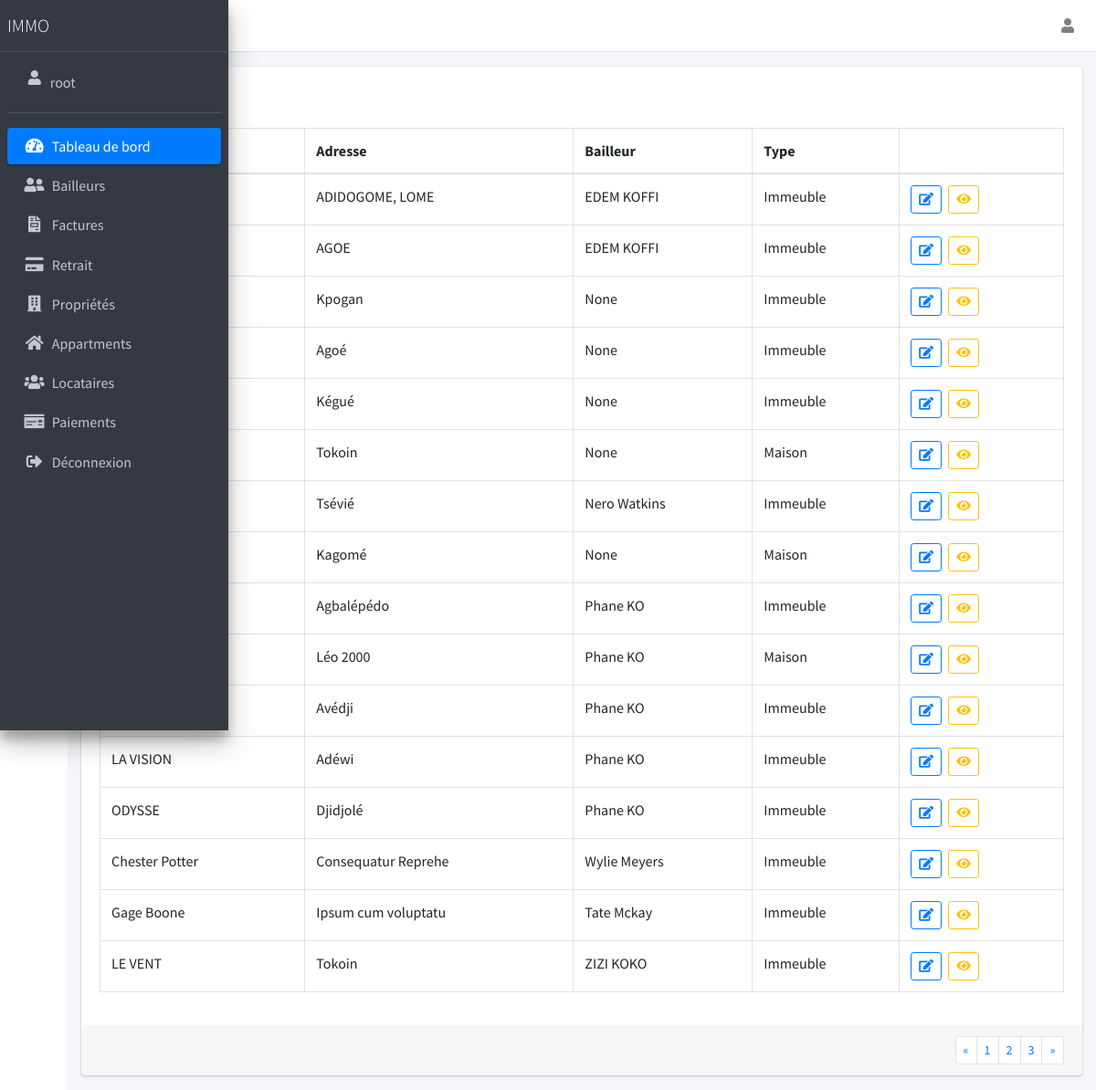
Screenshot of /building/list (signed in) with the database file from the repository.
### manager/models.py (models this page shows, shortened)
class Building(models.Model):
    name = models.CharField(max_length=200)
    slug = models.CharField(max_length=200)
    address = models.CharField(max_length=200)
    description = models.TextField()
    date_create = models.DateTimeField(auto_now_add=True, null=True)
    contract_file_path = models.FileField(upload_to="contrat")
    building_type = models.ForeignKey(
        BuildingType, on_delete=models.SET_NULL, null=True, blank=True)
    landlord = models.ForeignKey(
        ImmoUser, on_delete=models.SET_NULL, null=True, blank=True)

class ImmoUser(models.Model):
    user = models.OneToOneField(User, on_delete=models.CASCADE)
    phone_number = models.CharField(max_length=200)
    address = models.CharField(max_length=200)
    date_create = models.DateTimeField(auto_now_add=True, null=True)
    id_file_path = models.FileField(upload_to="document")
    role = models.ForeignKey(
        ImmoRole, on_delete=models.SET_NULL, null=True, blank=True)
    def __str__(self):
        return self.user.first_name +  ' ' + self.user.last_name

class BuildingType(models.Model):
    name = models.CharField(max_length=200)
    slug = models.CharField(max_length=200)
    description = models.CharField(max_length=200, null=True, blank=True)
    date_create = models.DateTimeField(auto_now_add=True, null=True)
    def __str__(self):
        return self.name

### manager/views.py (the view)
# urls.py: path('building/list', views.getBuildings, name="buildingList"),
@login_required(login_url='/login')
def getBuildings(request):
    auth_user = request.user
    buildings = []
    if auth_user.is_staff:
        buildings = Building.objects.all()
    else:
        immou = ImmoUser.objects.get(user=auth_user)
        temp_buildings = Building.objects.filter(landlord=immou).all()
        for building in temp_buildings:
                buildings.append(building)
    context = {
        'buildings' : buildings
    }
    return render(request, 'components/building/list.html', context)

### manager/templates/components/building/list.html (shortened to what this page needs)
{% extends 'app.html' %}
{% load static %}
{% block content %}
<section class="content">
    <div class="container-fluid">
        <div class="row">
            <div class="col-12 mt-3">
                <div class="card">
                    <div class="card-body">
                        <div class="table-responsive">
                            <a onclick="history.back()" class="btn btn-outline-danger btn-sm mb-3">
                            </a>
                            <table class="table table-bordered">
                                <thead>
                                    <tr>
                                        <th>Nom</th>
                                        <th>Adresse</th>
                                        {% if user.is_staff %}
                                        <th>Bailleur</th>
                                        {%endif%}
                                        <th>Type</th>
                                        <th></th>
                                    </tr>
                                </thead>
                                <tbody>
                                    {% for building in buildings %}
                                    <tr>
                                        <td>{{ building.name }}</td>
                                        <td>{{ building.address }}</td>
                                        {% if user.is_staff %}
                                            <td>{{ building.landlord }}</td>
                                        {%endif%}
                                        <td>{{ building.building_type }}</td>
                                        <td>
                                            {% if user.is_staff %}
                                            <a href="{% url 'buildingEdit' pk=building.id %}" class="btn btn-outline-primary btn-sm mr-1">
                                                <i class="fas fa-edit"></i>
                                            </a>
                                            {%endif%}
                                            <a href="{% url 'buildingDetail' pk=building.id %}" class="btn btn-outline-warning btn-sm mr-1">
                                                <i class="fas fa-eye"></i>
                                            </a>
                                        </td>
                                    </tr>
                                    {% endfor %}
                                </tbody>
                            </table>
                        </div>
                    </div>
                    <div class="card-footer clearfix">
                        <ul class="pagination pagination-sm m-0 float-right">
                            <li class="page-item"><a class="page-link" href="#">&laquo;</a></li>
                            <li class="page-item"><a class="page-link" href="#">1</a></li>
                            <li class="page-item"><a class="page-link" href="#">2</a></li>
                            <li class="page-item"><a class="page-link" href="#">3</a></li>
                            <li class="page-item"><a class="page-link" href="#">&raquo;</a></li>
                        </ul>
                    </div>
                </div>
            </div>
        </div>
    </div>
</section>
{% endblock %}

### manager/templates/partials/aside.html (shortened to what this page needs)
{% load static %}
<aside class="main-sidebar sidebar-dark-primary elevation-4">
    <a href="{% url 'home' %}" class="brand-link">
        <span class="brand-text font-weight-light">IMMO</span>
    </a>
    <div class="sidebar">
        <div class="user-panel mt-3 pb-3 mb-3 d-flex">
            <div class="image">
                <i class="fas fa-user" style="color:#c2c7d0 !important; margin-left:10px !important;"></i>
            </div>
            <div class="info">
              <a href="#" class="d-block" style="color:#c2c7d0 !important; text-align:center;">{{user.username}}</a>
            </div>
        </div>
        <nav class="mt-2">
            <ul class="nav nav-pills nav-sidebar flex-column" data-widget="treeview" role="menu" data-accordion="false">
                <li class="nav-item menu-open">
                    <a href="{% url 'home' %}" class="nav-link active">
                        <i class="nav-icon fas fa-tachometer-alt"></i>
                        <p>
                            Tableau de bord
                        </p>
                    </a>
                </li>
                {% if user.is_staff %}
                    <li class="nav-item">
                        <a href="{% url 'landlordList' %}" class="nav-link">
                        <i class="nav-icon fas fa-user-friends"></i>
                        <p>
                            Bailleurs
                        </p>
                        </a>
                    </li>
                    <li class="nav-item">
                        <a href="{% url 'billList' %}" class="nav-link">
                        <i class="nav-icon fas fa-file-invoice"></i>
                        <p>
                            Factures
                        </p>
                        </a>
                    </li>
                    <li class="nav-item">
                        <a href="{% url 'retraiList' %}" class="nav-link  ">
                        <i class="nav-icon fas fa-credit-card"></i>
                        <p>
                            Retrait
                        </p>
                        </a>
                    </li>
                {% endif %}
                {% if request.user.immouser.role.id != 2 or  user.is_staff %}
                    <li class="nav-item">
                        <a href="{% url 'buildingList' %}" class="nav-link">
                        <i class="nav-icon fas fa-building"></i>
                        <p>
                            Propriétés
                        </p>
                        </a>
                    </li>
                    <li class="nav-item">
                        <a href="{% url 'appartmentList' %}" class="nav-link">
                        <i class="nav-icon fas fa-home"></i>
                        <p>
                            Appartments
                        </p>
                        </a>
                    </li>
                    <li class="nav-item">
                        <a href="{% url 'tenantList' %}" class="nav-link  ">
                        <i class="nav-icon fas fa-users"></i>
                        <p>
                            Locataires
                        </p>
                        </a>
                    </li>
                    <li class="nav-item">
                        <a href="{% url 'paymentList' %}" class="nav-link">
                            <i class="nav-icon fas fa-money-check"></i>
                            <p>
                                Paiements
                            </p>
                        </a>
                    </li>
                {% endif %}
                <li class="nav-item">
                    <a href="{% url 'logout' %}" class="nav-link">
                    <i class="nav-icon fas fa-sign-out-alt"></i>
                    <p>
                        Déconnexion
                    </p>
                    </a>
                </li>
            </ul>
        </nav>
    </div>
</aside>

### rows the page displays
Building: address "ADIDOGOME, LOME", landlord "EDEM KOFFI", building_type "Immeuble"
Building: address "AGOE", landlord "EDEM KOFFI", building_type "Immeuble"
Building: address "Kpogan", landlord "None", building_type "Immeuble"
Building: address "Agoé", landlord "None", building_type "Immeuble"
Building: address "Kégué", landlord "None", building_type "Immeuble"
Building: address "Tokoin", landlord "None", building_type "Maison"
Building: address "Tsévié", landlord "Nero Watkins", building_type "Immeuble"
Building: address "Kagomé", landlord "None", building_type "Maison"
Building: address "Agbalépédo", landlord "Phane KO", building_type "Immeuble"
Building: address "Léo 2000", landlord "Phane KO", building_type "Maison"
Building: address "Avédji", landlord "Phane KO", building_type "Immeuble"
Building: name "LA VISION", address "Adéwi", landlord "Phane KO", building_type "Immeuble"
Building: name "ODYSSE", address "Djidjolé", landlord "Phane KO", building_type "Immeuble"
Building: name "Chester Potter", address "Consequatur Reprehe", landlord "Wylie Meyers", building_type "Immeuble"
Building: name "Gage Boone", address "Ipsum cum voluptatu", landlord "Tate Mckay", building_type "Immeuble"
Building: name "LE VENT", address "Tokoin", landlord "ZIZI KOKO", building_type "Immeuble"

### other values shown
{{ user.username }} "root"
